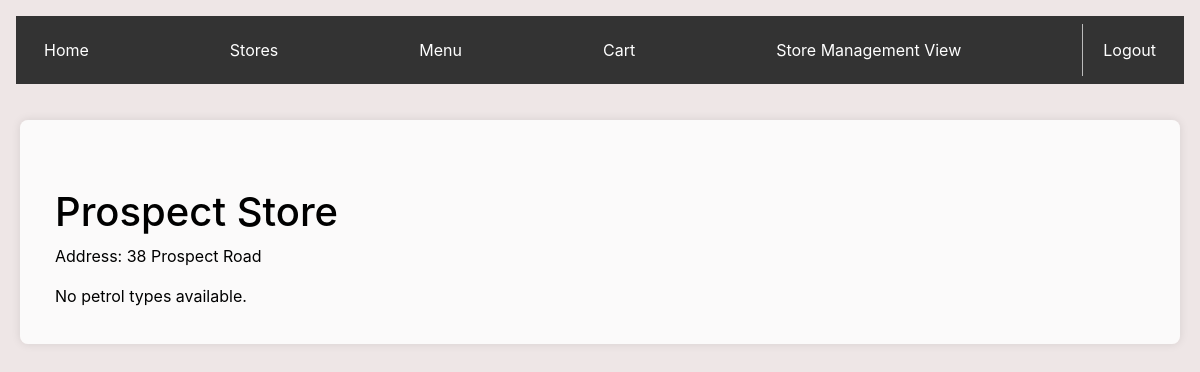
The app's page /customerStoreDetails/3, older data.
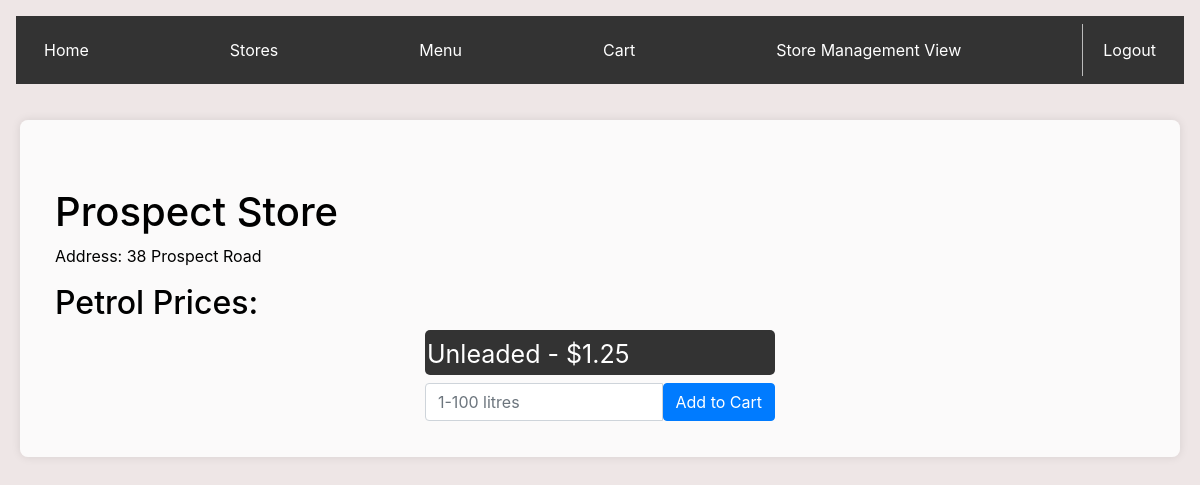
The same page, newer data.
### app.py (models this page shows, shortened)
class Petrol(db.Model):
    id = db.Column(db.Integer, primary_key=True)
    name = db.Column(db.String(50), nullable=False)
    price = db.Column(db.Float, nullable=False)
    store_id = db.Column(db.Integer, db.ForeignKey('stores.id'), nullable=False)

### app.py (the view)
@app.route('/customerStoreDetails/<int:store_id>', methods=['GET', 'POST'])
def customerStoreDetails(store_id):
    if request.method == 'POST':
        input_code = request.form['input_code']
    store = Stores.query.get_or_404(store_id)
    return render_template('customerStoreDetails.html', store=store)

### templates/customerStoreDetails.html (shortened to what this page needs)
<!DOCTYPE html>
<html lang="en">
<head>
  <link rel="stylesheet" href="https://stackpath.bootstrapcdn.com/bootstrap/4.5.0/css/bootstrap.min.css">
</head>
<body>
</body>
</html>
{% extends 'base_customer.html' %}
{% block content %}
    <div class="container mt-5">
        <h1>{{ store.name }}</h1>
        <p>Address: {{ store.address }}</p>
        {% if store.petrols %}
            <h2>Petrol Prices:</h2>
            <div class="button-container">
                <form action="{{ url_for('addToCart') }}" method="POST">
                    {% for petrol in store.petrols %}
                        <div class="petrol-button">
                            <label for="{{ petrol.id }}">{{ petrol.name }} - ${{ petrol.price }}</label>
                        </div>
                    {% endfor %}
                    <div class="input-group mb-3">
                        <input type="number" name="litres" class="form-control" placeholder="1-100 litres" min="1" max="100">
                        <button class="btn btn-primary" type="submit">Add to Cart</button>
                    </div>
                </form>
            </div>
        {% else %}
            <p>No petrol types available.</p>
        {% endif %}
    </div>
{% endblock %}

Row changes from the older to the newer data that the page shows:
now on this page (row edited): Petrol: name "Unleaded", price "1.25"
Text that changed along with them:
text no longer shown: "No petrol types available."
text now shown: "Petrol Prices: Add to Cart"
